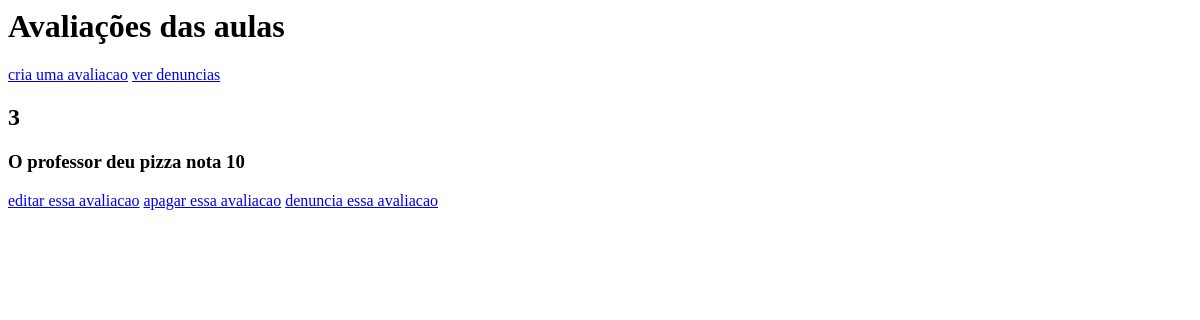
Page /home on the earlier database version.
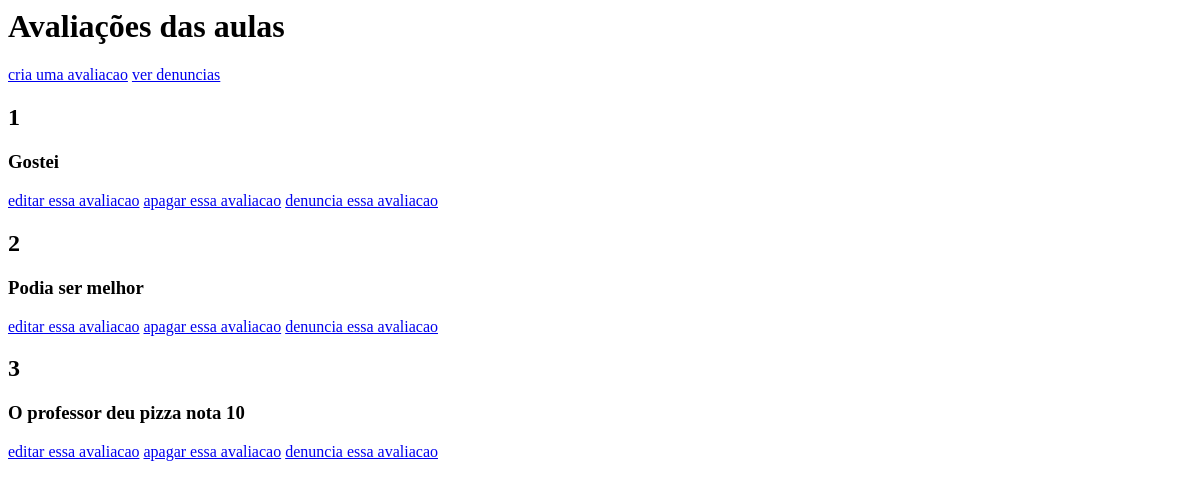
Same page on the later database version.
### tables this page shows
CREATE TABLE avaliacoes (
    id INTEGER PRIMARY KEY AUTOINCREMENT,
    comentario VARCHAR(250),
    aluno_id INT,
    turma_id INT,
    CONSTRAINT fk_aluno_id
    FOREIGN KEY (aluno_id)
    REFERENCES alunos (matricula),
    CONSTRAINT fk_turma_id
    FOREIGN KEY (turma_id)
    REFERENCES turma (numero)
);

### app.py (the view)
@app.route('/home', methods=('GET', 'POST'))
def home():
    conn = get_db_connection()
    posts = conn.execute('SELECT * FROM avaliacoes').fetchall()
    conn.close()
    return render_template('home.html', posts=posts)

### app.py (called while the page is built)
def get_db_connection():
    conn = sqlite3.connect('database.db')
    conn.row_factory = sqlite3.Row
    return conn

### templates/home.html
{% block content %}
    <h1>{% block title %} Avaliações das aulas {% endblock %}</h1>
    <a href="/createAva"> cria uma avaliacao</a>
    <a href="/denuncias"> ver denuncias</a>
    {% for post in posts %}
        <h2>{{ post['turma_id'] }} </h2>
        <h3>{{ post['comentario'] }}</h3>
        <a href="{{url_for('edit', id=post['id'])}}"> editar essa avaliacao</a>
        <a href="{{url_for('delete',  id=post['id'])}}"> apagar essa avaliacao</a>
        <a href="{{url_for('denuncia',  id=post['id'])}}"> denuncia essa avaliacao</a>
    {% endfor %}
{% endblock %}

Differences in the rows shown:
added avaliacoes: turma_id "1", comentario "Gostei"
added avaliacoes: turma_id "2", comentario "Podia ser melhor"
